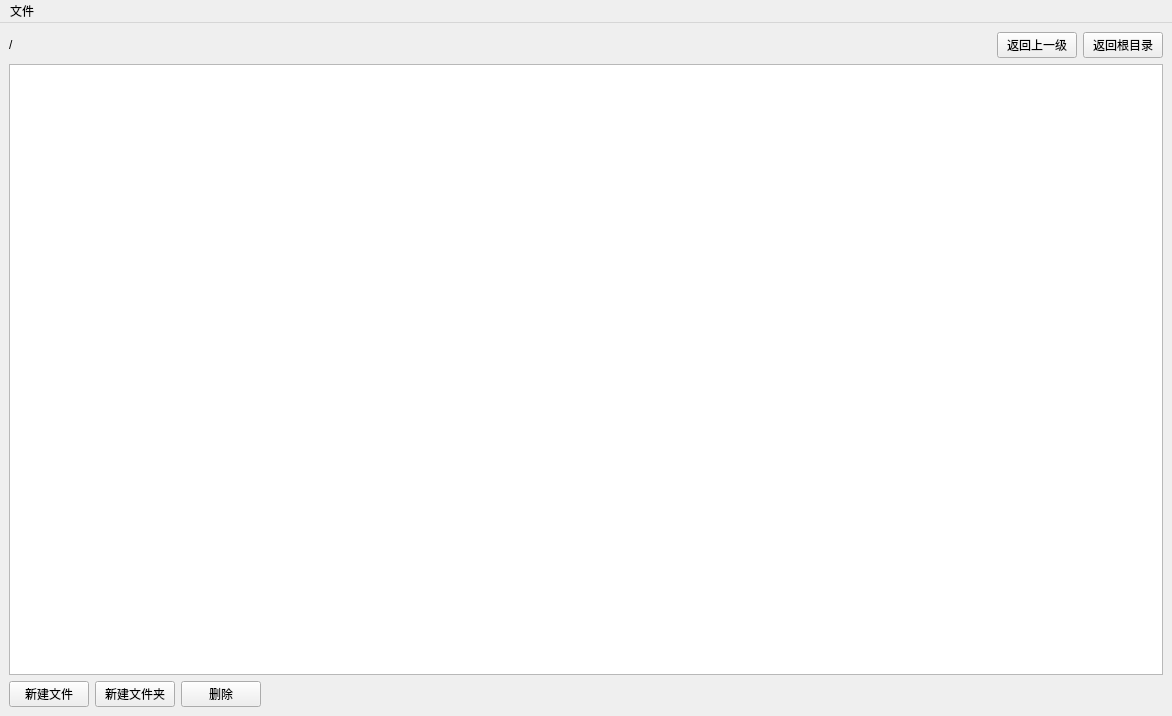
<?xml version="1.0" encoding="UTF-8"?>
<ui version="4.0">
 <class>MainWindow</class>
 <widget class="QMainWindow" name="MainWindow">
  <property name="geometry">
   <rect>
    <x>0</x>
    <y>0</y>
    <width>1172</width>
    <height>716</height>
   </rect>
  </property>
  <property name="windowTitle">
   <string>file system</string>
  </property>
  <widget class="QWidget" name="centralwidget">
   <layout class="QVBoxLayout" name="verticalLayout">
    <item>
     <layout class="QHBoxLayout" name="horizontalLayout_3">
      <item>
       <widget class="QLabel" name="path_label">
        <property name="text">
         <string>/</string>
        </property>
       </widget>
      </item>
      <item>
       <spacer name="horizontalSpacer_2">
        <property name="orientation">
         <enum>Qt::Horizontal</enum>
        </property>
        <property name="sizeHint" stdset="0">
         <size>
          <width>40</width>
          <height>20</height>
         </size>
        </property>
       </spacer>
      </item>
      <item>
       <widget class="QPushButton" name="return_button">
        <property name="maximumSize">
         <size>
          <width>116</width>
          <height>45</height>
         </size>
        </property>
        <property name="text">
         <string>返回上一级</string>
        </property>
       </widget>
      </item>
      <item>
       <widget class="QPushButton" name="return_root_button">
        <property name="maximumSize">
         <size>
          <width>116</width>
          <height>45</height>
         </size>
        </property>
        <property name="text">
         <string>返回根目录</string>
        </property>
       </widget>
      </item>
     </layout>
    </item>
    <item>
     <layout class="QHBoxLayout" name="horizontalLayout_2">
      <item>
       <widget class="QListWidget" name="listWidget"/>
      </item>
     </layout>
    </item>
    <item>
     <layout class="QHBoxLayout" name="horizontalLayout">
      <item>
       <widget class="QPushButton" name="new_file_button">
        <property name="maximumSize">
         <size>
          <width>116</width>
          <height>45</height>
         </size>
        </property>
        <property name="text">
         <string>新建文件</string>
        </property>
       </widget>
      </item>
      <item>
       <widget class="QPushButton" name="new_dir_button">
        <property name="maximumSize">
         <size>
          <width>116</width>
          <height>45</height>
         </size>
        </property>
        <property name="text">
         <string>新建文件夹</string>
        </property>
       </widget>
      </item>
      <item>
       <widget class="QPushButton" name="delete_button">
        <property name="maximumSize">
         <size>
          <width>116</width>
          <height>45</height>
         </size>
        </property>
        <property name="text">
         <string>删除</string>
        </property>
       </widget>
      </item>
      <item>
       <spacer name="horizontalSpacer">
        <property name="orientation">
         <enum>Qt::Horizontal</enum>
        </property>
        <property name="sizeHint" stdset="0">
         <size>
          <width>40</width>
          <height>20</height>
         </size>
        </property>
       </spacer>
      </item>
     </layout>
    </item>
   </layout>
  </widget>
  <widget class="QMenuBar" name="menubar">
   <property name="geometry">
    <rect>
     <x>0</x>
     <y>0</y>
     <width>1172</width>
     <height>40</height>
    </rect>
   </property>
   <widget class="QMenu" name="menu">
    <property name="title">
     <string>文件</string>
    </property>
    <addaction name="action"/>
    <addaction name="action_2"/>
    <addaction name="action_3"/>
   </widget>
   <addaction name="menu"/>
  </widget>
  <action name="action">
   <property name="text">
    <string>新建文件</string>
   </property>
  </action>
  <action name="action_2">
   <property name="text">
    <string>新建文件夹</string>
   </property>
  </action>
  <action name="action_3">
   <property name="text">
    <string>删除</string>
   </property>
  </action>
 </widget>
 <resources/>
 <connections/>
</ui>
